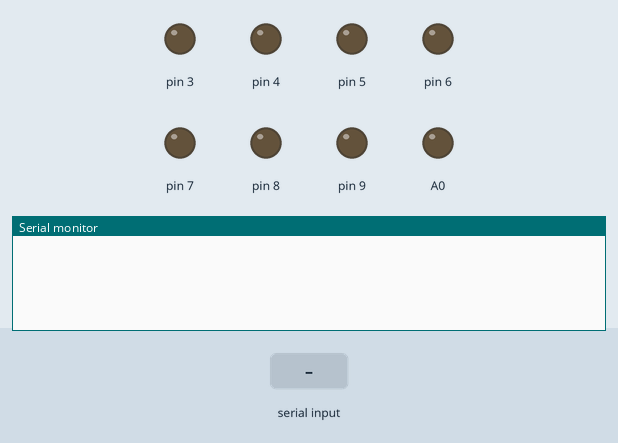
This sketch was run on a simulated Arduino Uno, built with avr-gcc and run on an emulated ATmega328P. On the bench: output pins drawn as LEDs (lit = HIGH), the last lines printed to the serial monitor. The inputs (shaded band) are chosen by the test bench.

Above: at 1.2 s.
1.3 s: "@" received over Serial
At 2.4 s:
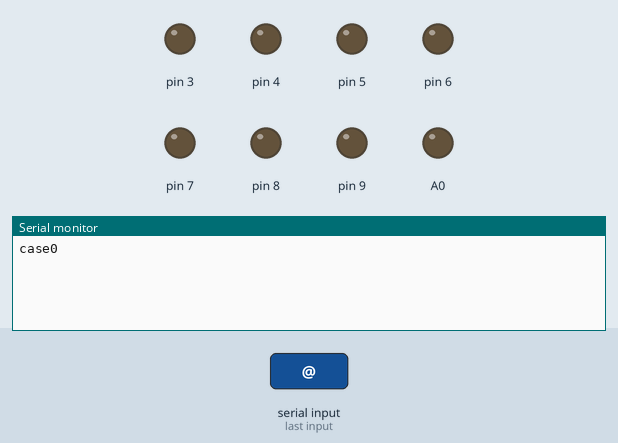
2.8 s: "90,45\n" received over Serial
At 3.3 s:
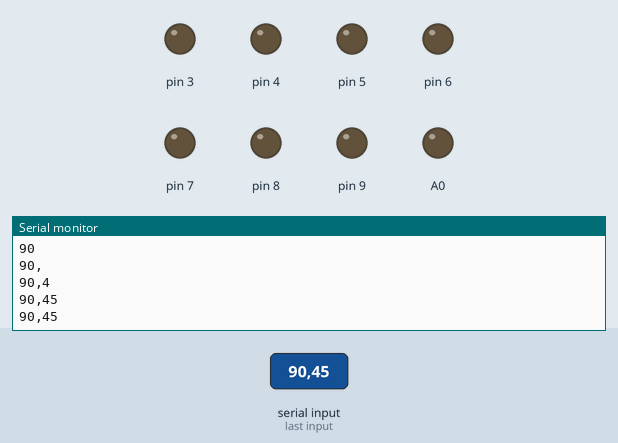

Measured:
- after the input at 1.3 s, the serial monitor: prints a new line at once (image 1)
- after the input at 2.8 s, the serial monitor: prints a new line at once (image 2)

The sketch:

testComm_ino.ino
```cpp
int state = 0;
String incomingString = "";
int highList[10];

void setup()
{

  Serial.begin(9600);
  pinMode(A0, OUTPUT);
  pinMode(3, OUTPUT);
  pinMode(4, OUTPUT);
  pinMode(5, OUTPUT);
  pinMode(6, OUTPUT);
  pinMode(7, OUTPUT);
  pinMode(8, OUTPUT);
  pinMode( 9, OUTPUT);

  analogWrite(A0, 0);
  digitalWrite(3, LOW);
  digitalWrite(4, LOW);
  digitalWrite(5, LOW);
  digitalWrite(6, LOW);
  digitalWrite(7, LOW);
  digitalWrite(8, LOW);
  digitalWrite(9, LOW);
}


void ledsOn(int whichOne)
{
  switch(whichOne)
  {
    case 0:
      digitalWrite(2, LOW);
      digitalWrite(3, LOW);
      digitalWrite(6, LOW);
      digitalWrite(7, LOW);
      Serial.println("case0");
      break;

    case 1:
    {
      digitalWrite(4, LOW);
      digitalWrite(5, LOW);
      digitalWrite(8, LOW);
      digitalWrite(9, LOW);
      break;
    }
    case 2:
    {
      //digitalWrite(2, HIGH);
      analogWrite(A0,254);
      break;
    }
    case 3:
    {
      digitalWrite(3, HIGH);
      break;

    }
    case 4:
    {
      digitalWrite(4, HIGH);
      break;

    }
    case 5:
    {
      digitalWrite(5, HIGH);
      break;

    }
    case 6:
    {
      digitalWrite(6, HIGH);
      break;
    }
    case 7:
    {
      digitalWrite(7, HIGH);
      break;

    }
    case 8:
    {
      digitalWrite(8, HIGH);
      break;

    }
    case 9:
    {
      digitalWrite(9, HIGH);
      break;


    }
  }
}
void loop()
{

    if (Serial.available()>0)
    {
      byte incoming = Serial.read();
      if(char(incoming) == '@')
      {
        ledsOn(incomingString.toInt());
        //delay(500);
        incomingString = "";

      }
      else
      {
        incomingString += char(incoming);
        Serial.println(incomingString);
      }

    }


}
```
